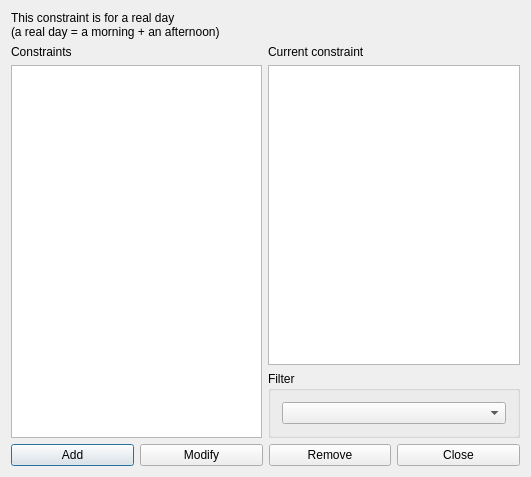
<?xml version="1.0" encoding="UTF-8"?>
<ui version="4.0">
 <class>ConstraintStudentsSetMaxRoomChangesPerRealDayForm_template</class>
 <widget class="QDialog" name="ConstraintStudentsSetMaxRoomChangesPerRealDayForm_template">
  <property name="geometry">
   <rect>
    <x>0</x>
    <y>0</y>
    <width>531</width>
    <height>477</height>
   </rect>
  </property>
  <property name="windowTitle">
   <string extracomment="This is the title of the dialog to see the list of all constraints of this type">Constraints students set max room changes per real day</string>
  </property>
  <layout class="QGridLayout" name="gridLayout_2">
   <item row="0" column="0" colspan="2">
    <widget class="QLabel" name="label">
     <property name="text">
      <string>This constraint is for a real day
(a real day = a morning + an afternoon)</string>
     </property>
    </widget>
   </item>
   <item row="1" column="0" rowspan="2">
    <layout class="QVBoxLayout" name="verticalLayout">
     <item>
      <widget class="QLabel" name="constraintsTextLabel">
       <property name="frameShape">
        <enum>QFrame::NoFrame</enum>
       </property>
       <property name="frameShadow">
        <enum>QFrame::Plain</enum>
       </property>
       <property name="text">
        <string>Constraints</string>
       </property>
       <property name="wordWrap">
        <bool>false</bool>
       </property>
      </widget>
     </item>
     <item>
      <widget class="QListWidget" name="constraintsListWidget"/>
     </item>
    </layout>
   </item>
   <item row="1" column="1">
    <layout class="QVBoxLayout" name="verticalLayout_2">
     <item>
      <widget class="QLabel" name="currentConstraintTextLabel">
       <property name="text">
        <string>Current constraint</string>
       </property>
       <property name="wordWrap">
        <bool>false</bool>
       </property>
      </widget>
     </item>
     <item>
      <widget class="QPlainTextEdit" name="currentConstraintTextEdit"/>
     </item>
    </layout>
   </item>
   <item row="2" column="1">
    <widget class="QGroupBox" name="filterGroupBox">
     <property name="title">
      <string>Filter</string>
     </property>
     <layout class="QGridLayout" name="gridLayout">
      <item row="0" column="0">
       <widget class="QComboBox" name="studentsComboBox"/>
      </item>
     </layout>
    </widget>
   </item>
   <item row="3" column="0" colspan="2">
    <layout class="QHBoxLayout" name="horizontalLayout">
     <item>
      <widget class="QPushButton" name="addConstraintPushButton">
       <property name="text">
        <string>Add</string>
       </property>
      </widget>
     </item>
     <item>
      <widget class="QPushButton" name="modifyConstraintPushButton">
       <property name="text">
        <string>Modify</string>
       </property>
      </widget>
     </item>
     <item>
      <widget class="QPushButton" name="removeConstraintPushButton">
       <property name="text">
        <string>Remove</string>
       </property>
      </widget>
     </item>
     <item>
      <widget class="QPushButton" name="closePushButton">
       <property name="text">
        <string>Close</string>
       </property>
      </widget>
     </item>
    </layout>
   </item>
  </layout>
 </widget>
 <layoutdefault spacing="6" margin="11"/>
 <resources/>
 <connections/>
</ui>
